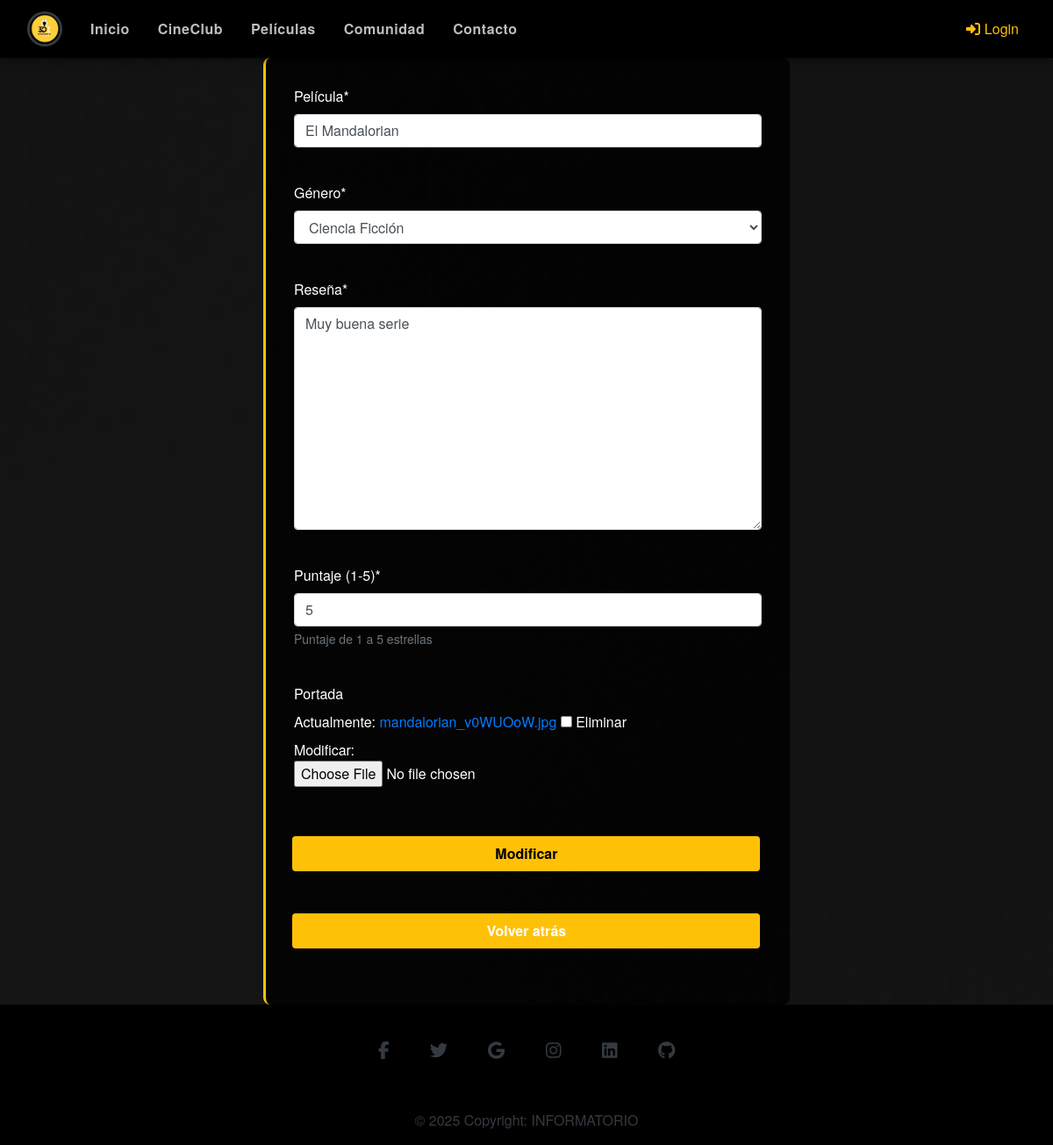
The app's page /app/3/modificar/ with its own data.
### app/models.py (models this page shows, shortened)
class Producto(models.Model):
    GENERO_CHOICES = [
        ('ACC', 'Acción'),
        ('COM', 'Comedia'),
        ('DRA', 'Drama'),
        ('TER', 'Terror'),
        ('SCI', 'Ciencia Ficción'),
        ('FAN', 'Fantasía'),
        ('ROM', 'Romance'),
        ('ANI', 'Animación'),
    ]
    articulo = models.CharField('Película', max_length=50)
    seccion = models.CharField('Género', max_length=3, choices=GENERO_CHOICES)
    descripcion = models.TextField('Reseña')
    precio_unitario = models.IntegerField(
        'Puntaje (1-5)',
        validators=[MinValueValidator(1), MaxValueValidator(5)],
        help_text="Puntaje de 1 a 5 estrellas"
    )
    imagen = models.ImageField('Portada', null=True, blank=True)

### app/views.py (the view, shortened to what this page needs)
# urls.py: path('<int:pk>/modificar/',ProductUpdateView.as_view(),name="modificar_producto"),
class ProductUpdateView(UpdateView):
    model = Producto
    fields = ['articulo','seccion','descripcion','precio_unitario','imagen']
    template_name = 'modifcar_producto.html'

### templates/modifcar_producto.html (shortened to what this page needs)
{% extends "padre.html" %}
{% load crispy_forms_tags %}
{% block loquecambia %}
    <form class="form" method="POST" enctype="multipart/form-data">
        {{form.articulo|as_crispy_field }}
        <br>
        {{form.seccion|as_crispy_field }}
        <br>
        {{form.descripcion|as_crispy_field }}
        <br>
        {{form.precio_unitario|as_crispy_field }}
        <br>
        {{form.imagen|as_crispy_field }}
        <br>
        <button type="submit" class="btn btn-success bot-prod crear">Modificar</button>
        <button type="submit" class="btn btn-success bot-prod crear"><a href="{% url 'app:productos' %}" style="color: white; text-decoration: none">Volver atrás</a></button>
    </form>
{% endblock %}

### static/css/style.css (style rules this page uses)
* { margin: 0; padding: 0; box-sizing: border-box; background-attachment: fixed; }
body { background-image: url(../images/bf.jpg); color: #ffffff; font-family: 'Helvetica Neue', Arial, sans-serif; min-height: 100vh; display: flex; flex-direction: column; }
.bot-prod { margin: 2em 1.3em 2em 1.3em; }
.crear { width: 100%; margin-left: -0.30%; margin-top: 1em; }
.contacto, .form { display: flex; flex-direction: column; width: 50%; justify-content: center; margin-left: 25%; background-color: rgba(0, 0, 0, 0.8); padding: 2rem; border-radius: 8px; border-left: 3px solid #ffc107; }
.contacto button, .form button { margin-top: 1em; background-color: #ffc107; color: #000; border: none; padding: 0.5rem 1rem; border-radius: 4px; font-weight: 600; transition: all 0.3s ease; }

### records on screen
Producto: articulo "El Mandalorian", seccion "Ciencia Ficción", descripcion "Muy buena serie", precio_unitario "5"
